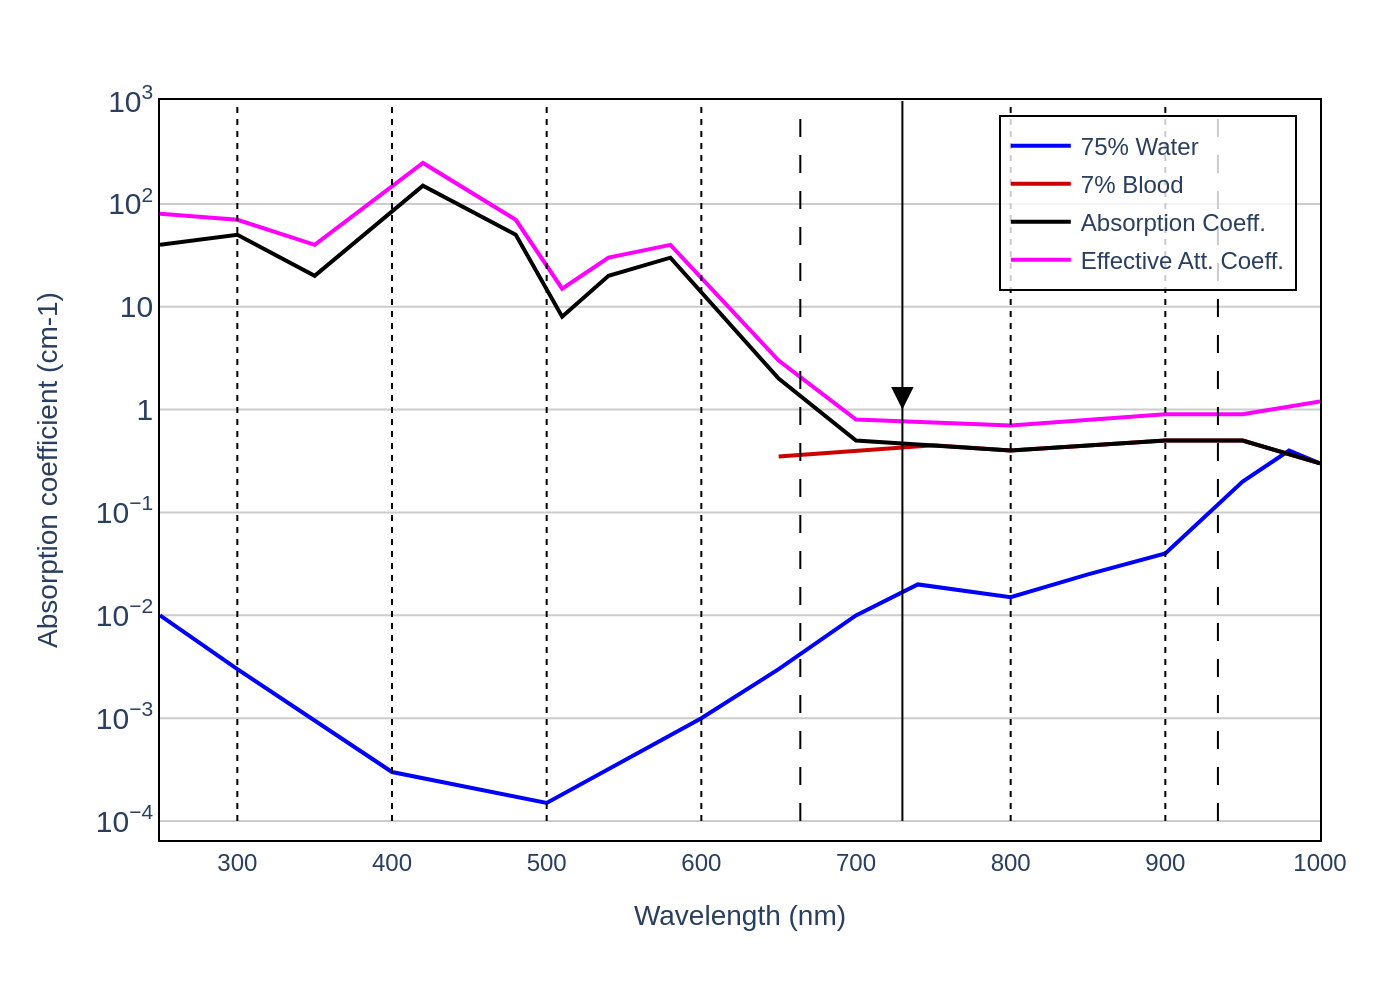

This figure's Python source:
import sys
import json
import plotly.graph_objects as go
import os

# Check for command-line argument
if len(sys.argv) != 2:
    print("Usage: python create_chart.py <path_to_json_file>")
    sys.exit(1)

# Get the JSON file path from the command-line argument
json_file_path = sys.argv[1]

# Read data from the JSON file
try:
    with open(json_file_path, 'r', encoding='utf-8') as f:
        chart_info = json.load(f)
except FileNotFoundError:
    print(f"Error: JSON file not found at {json_file_path}")
    sys.exit(1)
except json.JSONDecodeError:
    print(f"Error: Could not decode JSON from {json_file_path}")
    sys.exit(1)

# Extract data from the loaded JSON
chart_data = chart_info.get("chart_data", [])
texts = chart_info.get("texts", {})
colors = chart_info.get("colors", [])
shapes = chart_info.get("shapes", [])
annotations = chart_info.get("annotations", [])

# Initialize the figure
fig = go.Figure()

# Add traces for each data series
for i, series in enumerate(chart_data):
    fig.add_trace(go.Scatter(
        x=series.get("x"),
        y=series.get("y"),
        name=series.get("name"),
        mode='lines',
        line=dict(color=colors[i] if i < len(colors) else None, width=2)
    ))

# Update layout with titles, axis labels, and other styling
fig.update_layout(
    font=dict(family="Arial", size=12),
    title=texts.get("title"),
    xaxis_title=texts.get("x_axis_title"),
    yaxis_title=texts.get("y_axis_title"),
    yaxis_type="log",
    yaxis=dict(
        showgrid=True,
        gridcolor='#CCCCCC',
        gridwidth=1,
        zeroline=False,
        showline=True,
        linewidth=1,
        linecolor='black',
        mirror=True,
        exponentformat='power',
        tickfont=dict(size=12)
    ),
    xaxis=dict(
        showgrid=False,
        zeroline=False,
        showline=True,
        linewidth=1,
        linecolor='black',
        mirror=True,
        tickfont=dict(size=12)
    ),
    plot_bgcolor='white',
    paper_bgcolor='white',
    legend=dict(
        x=0.98,
        y=0.98,
        xanchor='right',
        yanchor='top',
        bgcolor='rgba(255, 255, 255, 0.8)',
        bordercolor='black',
        borderwidth=1
    ),
    margin=dict(l=80, r=40, t=50, b=80),
    shapes=shapes,
    annotations=annotations
)

# Determine the output filename from the input JSON path
base_filename = os.path.splitext(os.path.basename(json_file_path))[0]
output_image_path = f"{base_filename}.png"

# Save the figure as a high-resolution PNG image
fig.write_image(output_image_path, scale=2)

print(f"Chart saved to {output_image_path}")
